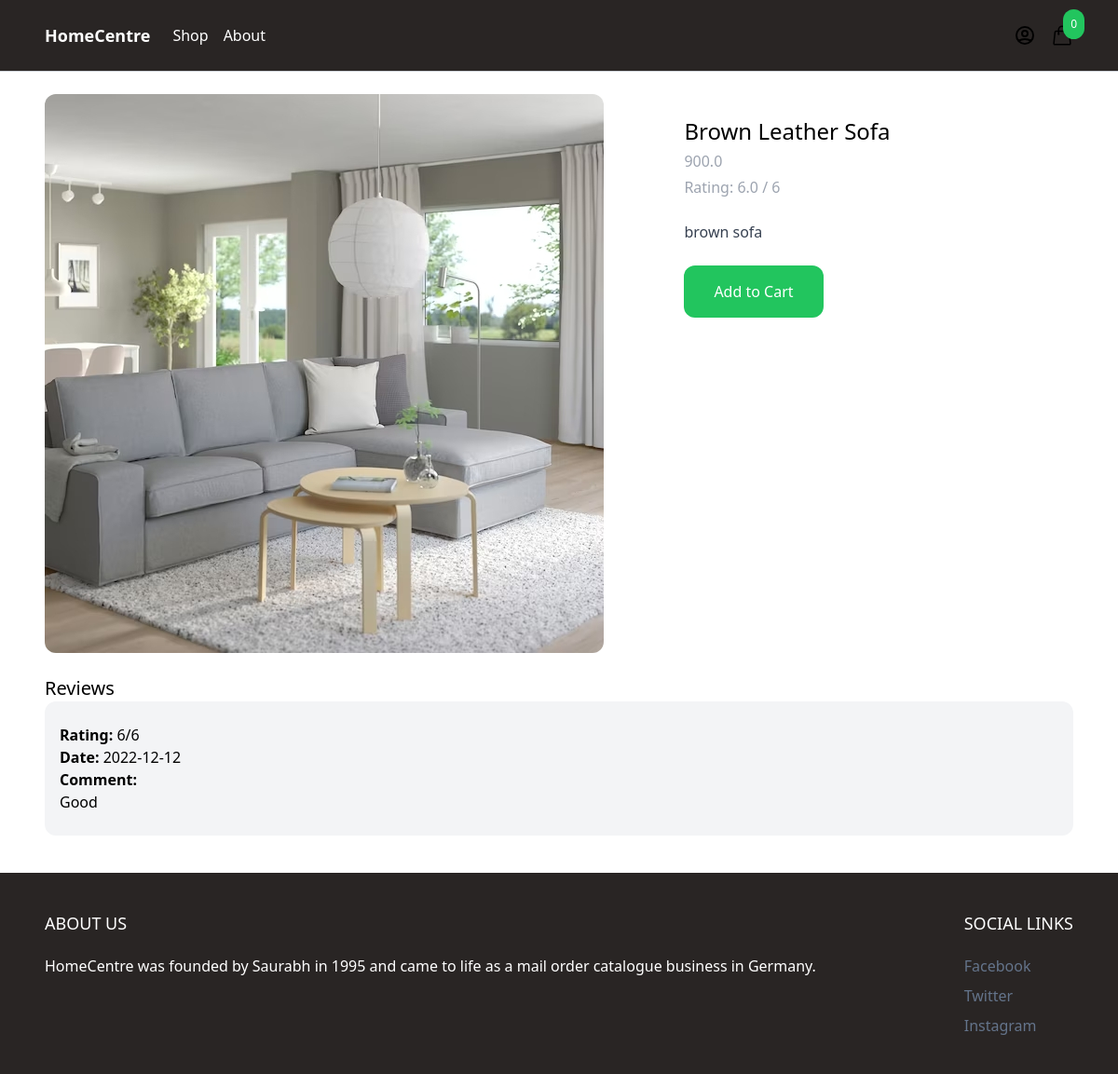
Page /shop/brown-leather-sofa/ on the committed database.
### product/models.py (models this page shows, shortened)
class Product(models.Model):
    category = models.ForeignKey(Category, related_name='products', on_delete=models.CASCADE)
    name = models.CharField(max_length=255)
    slug = models.SlugField()
    description = models.TextField(blank=True, null=True)
    price = models.IntegerField()
    created_at = models.DateTimeField(auto_now_add=True)
    image = models.ImageField(upload_to='uploads/', blank=True, null=True)
    thumbnail = models.ImageField(upload_to='uploads/', blank=True, null=True)
    class Meta:
        ordering = ('-created_at',)
    def get_display_price(self):
        return self.price / 100
    def get_rating(self):
        reviews_total = 0
        for review in self.reviews.all():
            reviews_total += review.rating
        if reviews_total > 0:
            return reviews_total / self.reviews.count()
        return 0

class Review(models.Model):
    product = models.ForeignKey(Product, related_name='reviews', on_delete=models.CASCADE)
    rating = models.IntegerField(default=3)
    content = models.TextField()
    created_by = models.ForeignKey(User, related_name='reviews', on_delete=models.CASCADE)
    created_at = models.DateTimeField(auto_now_add=True)

### product/views.py (the view, shortened to what this page needs)
# urls.py: path('shop/<slug:slug>/', product, name='product'),
def product(request, slug):
    product = get_object_or_404(Product, slug=slug)
    return render(request, 'product/product.html', {'product': product})

### cart/cart.py (called while the page is built)
    def __len__(self):
        return sum(item['quantity'] for item in self.cart.values())

### cart/context_processors.py (called while the page is built)
def cart(request):
    return {'cart': Cart(request)}

### product/templates/product/product.html (shortened to what this page needs)
{% extends 'core/base.html'%}
{% block content %}
<div class="max-w-6xl mx-auto flex flex-wrap py-6 px-6 xl:px-0">
    <div class="images w-full mb-6 lg:mb-0 lg:w-3/5">
        <img
            class="rounded-xl"
            src="{% if product.image %}{{ product.image.url }}{% else %}https://via.placeholder.com/240x240x.jpg{% endif %}">
    </div>
    <div class="information w-full lg:w-2/5 lg:p-6">
        <h1 class="text-2xl">{{ product.name }}</h1>
        <p class="mt-1 text-gray-400">{{product.get_display_price}}</p>
        {% if product.get_rating > 0 %}
            <p class="mt-1 text-gray-400">Rating: {{ product.get_rating }} / 6</p>
        {% endif %}
        {% if product.description %}
        <p class="mt-6 text-gray-700">{{ product.description }}</p>
        {% endif %}
        <a
            href="#"
            class="mt-6 inline-block px-8 py-4 rounded-xl bg-green-500 text-white hover:bg-green-700"
            hx-get="{% url 'add_to_cart' product.id %}"
            hx-target="#menu-cart-button"
            hx-swap="outerHTML"
        >
            Add to Cart
        </a>
    </div>
    <div class="w-full mt-6">
        <h2 class="text-xl">Reviews</h2>
        {% for review in product.reviews.all %}
            <div class="px-4 py-6 bg-gray-100 rounded-xl mb-4">
                <strong>Rating:</strong> {{ review.rating }}/6<br>
                <strong>Date:</strong> {{ review.created_at|date:"Y-m-d" }}<br>
                <strong>Comment:</strong><br>
                {{ review.content }}
            </div>
        {% endfor %}
    </div>
</div>
{% endblock %}

### rows in the picture
Product: image (picture), name "Brown Leather Sofa", get_display_price "900.0", get_rating "6.0", description "brown sofa"
Review: rating "6", created_at "2022-12-12", content "Good"

### other values in the picture
{{ cart|length }} "0"
